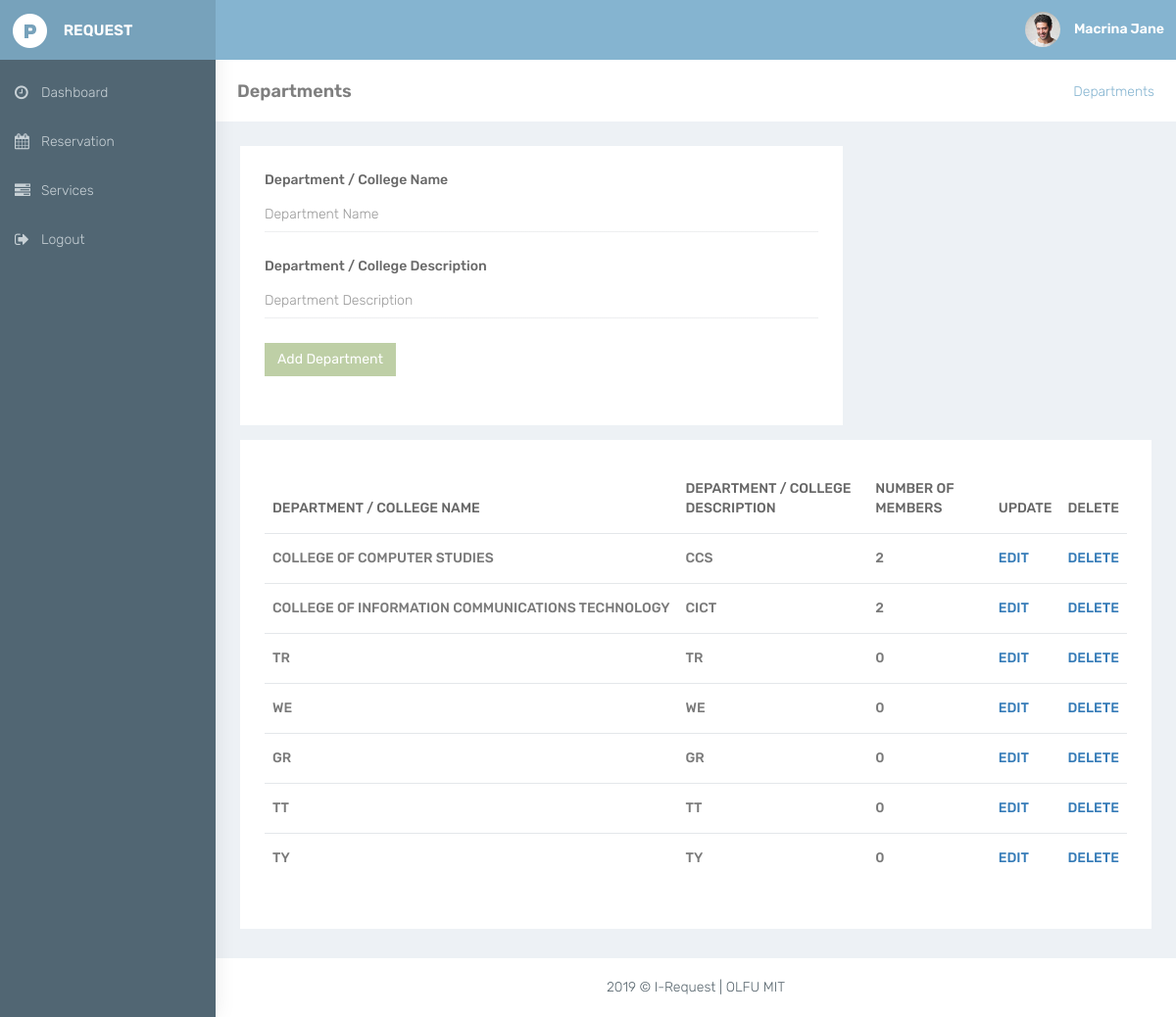
The app's page /department.php (signed in) with its own data.
### tables this page shows
CREATE TABLE `users_tb` (
  `user_id` int(10) NOT NULL,
  `first_name` varchar(300) NOT NULL,
  `middle_name` varchar(300) NOT NULL,
  `last_name` varchar(300) NOT NULL,
  `name_extension` varchar(300) NOT NULL,
  `mobile_number` varchar(300) NOT NULL,
  `address` varchar(300) NOT NULL,
  `username` varchar(300) NOT NULL,
  `password` varchar(300) NOT NULL,
  `department_id` int(10) NOT NULL,
  `role_type` varchar(300) DEFAULT NULL,
  `user_status` varchar(300) NOT NULL
);

CREATE TABLE `department_tb` (
  `department_id` int(10) NOT NULL,
  `department_name` varchar(500) NOT NULL,
  `department_description` varchar(500) NOT NULL
);

### controllers/users_functions.php (called while the page is built, shortened)
<?php
if(!function_exists('getUserDetailsByUsername')){
    function getUserDetailsByUsername($conn, $username){
        $users_details = array();
        $query = mysqli_query($conn, "SELECT * from users_tb where username = '$username'");
        while($row = mysqli_fetch_array($query)){
            array_push($users_details, $row['first_name'], $row['middle_name'], $row['last_name'], $row['name_extension'], $row['mobile_number'], $row['address'], $row['username'], $row['password'], $row['department_id'], $row['role_type'], $row['user_status'], $row['user_id']);
        }
        return $users_details;
    }
}
                    ?>

### controllers/database_functions.php (called while the page is built, shortened)
<?php
if(!function_exists('countResult')){
    function countResult($conn, $query){
        $query = mysqli_query($conn, $query);
        $result = mysqli_num_rows($query);
        return $result;
    }
}
?>

### controllers/department_functions.php (the view, shortened to what this page needs)
<?php
if(!function_exists('getDepartmentData')){
    function getDepartmentData($conn){
        $query = mysqli_query($conn, "SELECT * from department_tb");
        if(mysqli_num_rows($query) > 0){
            while($row = mysqli_fetch_array($query)){
                ?>
                <tr>
                   <td class="txt-oflo"><?php echo $row['department_name'] ?></td>
                   <td class="txt-oflo"><?php echo $row['department_description'] ?></td>
                   <td class="txt-oflo"><?php echo getDepartmentDetailsByDepartmentId($conn, $row['department_id'])[2] ?> </td>
                   <td class="txt-oflo"><a href="edit_department.php<?php echo '?id='.$row['department_id']; ?>">Edit</a></td>
                   <td class="txt-oflo"><a href="delete_department.php<?php echo '?id='.$row['department_id']; ?>">Delete</a></td>
               </tr>
               <?php
            }
        }else{
            echo "No Department Found";
        }
    }
}
if(!function_exists('getDepartmentDetailsByDepartmentId')){
    function getDepartmentDetailsByDepartmentId($conn, $department_id){
        include "database_functions.php";
        $department_details = array();
        $users_count = countResult($conn, "SELECT * from users_tb where department_id = '$department_id'");
        $query = mysqli_query($conn, "SELECT * from department_tb where department_id = '$department_id'");
        while($row = mysqli_fetch_array($query)){
            array_push($department_details, $row['department_name'], $row['department_description'], $users_count);
        }
        return $department_details;
    }
}
        ?>

### controllers/include_partial_functions.php (shortened to what this page needs)
<?php
if(!function_exists('get_FooterBlade')){
    function get_FooterBlade(){
        ?>
        <footer class="footer text-center"> 2019 &copy; I-Request | OLFU MIT </footer>
        <?php
    }
}
if(!function_exists('getHeaderUserName')) {
    function getHeaderUserName() {
        include "database/config.php";
        include "users_functions.php";
        $username = $_SESSION['user'];
        if($username == 'iRequest') {
        ?>
            <a class="profile-pic" href="edit_user.php">
                <img src="resources/images/avatar.jpg" alt="avatar" width="36" class="img-circle">
                <b class="hidden-xs">Administrator</b>
            </a>
        <?php
        }else{
            $firstname = getUserDetailsByUsername($conn, $username)[0];
        ?>
            <a class="profile-pic" href="edit_user.php<?php echo '?id='.getUserDetailsByUsername($conn, $username)[11]; ?>">
                <img src="resources/images/avatar.jpg" alt="avatar" width="36" class="img-circle">
                <b class="hidden-xs"><?php echo $firstname ?></b>
            </a>
        <?php
        }
    }
}
        ?>
        <?php
if(!function_exists('get_headBlade')){
    function get_headBlade(){
        ?>
            <link rel="stylesheet" href="resources/bootstrap/dist/css/bootstrap.min.css" >
            <link rel="stylesheet" href="resources/plugins/bower_components/sidebar-nav/dist/sidebar-nav.min.css" >
            <link rel="stylesheet" href="resources/plugins/bower_components/toast-master/css/jquery.toast.css" >
            <link rel="stylesheet" href="resources/plugins/bower_components/morrisjs/morris.css" >
            <link rel="stylesheet" href="resources/css/animate.css" >
            <link rel="stylesheet" href="resources/css/style.css" >
            <link rel="stylesheet" href="resources/plugins/datatable.css" >
            <link rel="stylesheet" id="theme" href="resources/css/colors/blue-dark.css" >
        <?php
    }
}
        ?>
        <?php
if(!function_exists('get_NavBlade')){
    function get_NavBlade(){
        if(isset($_SESSION['role_type'])) {
            if($_SESSION['role_type'] == "Admin"){
                ?>
                <div class="navbar-default sidebar" role="navigation">
                    <div class="sidebar-nav navbar-collapse slimscrollsidebar">
                        <ul class="nav" id="side-menu">
                            <li style="padding: 10px 0 0;">
                                <a href="dashboard_admin.php" class="waves-effect"><i class="fa fa-dashboard fa-fw" aria-hidden="true"></i><span class="hide-menu">Dashboard</span></a>
                            </li>
                            <li>
                                <a href="schedules.php" class="waves-effect"><i class="fa fa-calendar fa-fw" aria-hidden="true"></i><span class="hide-menu">Schedules</span></a>
                            </li>
                            <li>
                                <a href="services_admin.php" class="waves-effect"><i class="fa fa-tasks fa-fw" aria-hidden="true"></i><span class="hide-menu">Services</span></a>
                            </li>
                            <li>
                                <a href="facilities.php" class="waves-effect"><i class="fa fa-building fa-fw" aria-hidden="true"></i><span class="hide-menu">Facilities</span></a>
                            </li>
                            <li>
                                <a href="automobiles.php" class="waves-effect"><i class="fa fa-car fa-fw" aria-hidden="true"></i><span class="hide-menu">Automobiles</span></a>
                            </li>
                            <li>
                                <a href="department.php" class="waves-effect"><i class="fa fa-table fa-fw" aria-hidden="true"></i><span class="hide-menu">Departments</span></a>
                            </li>
                            <li>
                                <a href="user_management.php" class="waves-effect"><i class="fa fa-users fa-fw" aria-hidden="true"></i><span class="hide-menu">User Management</span></a>
                            </li>
                            <li>
                                <a href="logout_action.php" class="waves-effect"><i class="fa fa-sign-out fa-fw" aria-hidden="true"></i><span class="hide-menu">Logout</span></a>
                            </li>
                        </ul>
                    </div>
                </div>
                <?php
            }else{
                ?>
                <div class="navbar-default sidebar" role="navigation">
                    <div class="sidebar-nav navbar-collapse slimscrollsidebar">
                        <ul class="nav" id="side-menu">
                            <li style="padding: 10px 0 0;">
                                <a href="dashboard_department_member.php" class="waves-effect"><i class="fa fa-clock-o fa-fw" aria-hidden="true"></i><span class="hide-menu">Dashboard</span></a>
                            </li>
                            <li>
                                <a href="reserve_first_step.php" class="waves-effect"><i class="fa fa-calendar fa-fw" aria-hidden="true"></i><span class="hide-menu">Reservation</span></a>
                            </li>
                            <li>
                                <a href="services_user.php" class="waves-effect"><i class="fa fa-tasks fa-fw" aria-hidden="true"></i><span class="hide-menu">Services</span></a>
                            </li>
                            <li>
                                <a href="logout_action.php" class="waves-effect"><i class="fa fa-sign-out fa-fw" aria-hidden="true"></i><span class="hide-menu">Logout</span></a>
                            </li>
                        </ul>
                    </div>
                </div>
                <?php
            }
        }
    }
}
?>

### resources/css/colors/blue-dark.css (style rules this page uses)
body { background:#516673 }
.navbar-top-links>li>a { color:#ffffff }
.sidebar { background:#516673;box-shadow:1px 0 20px rgba(0,0,0,0.08) }
#side-menu li a { color:#c8d1d6 }
#side-menu li a { color:#c8d1d6;border-left:0 solid #516673 }

### records on screen
users_tb: first_name "Macrina Jane"
department_tb: department_name "COLLEGE OF COMPUTER STUDIES", department_description "CCS", department_id "2"
department_tb: department_name "COLLEGE OF INFORMATION COMMUNICATIONS TECHNOLOGY", department_description "CICT", department_id "2"
department_tb: department_name "TR", department_description "TR", department_id "0"
department_tb: department_name "WE", department_description "WE", department_id "0"
department_tb: department_name "GR", department_description "GR", department_id "0"
department_tb: department_name "TT", department_description "TT", department_id "0"
department_tb: department_name "TY", department_description "TY", department_id "0"
